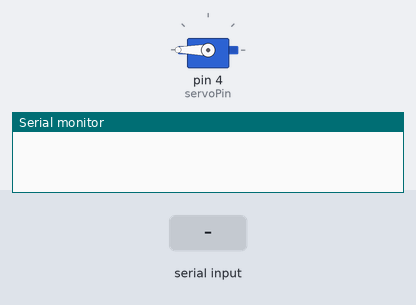
Recording of a sketch running on a simulated Arduino Uno, built with avr-gcc and run on an emulated ATmega328P. On the bench: servo, the last lines printed to the serial monitor. Inputs (shaded band) come from the test bench.

Above: at 1.2 s.
1.3 s: "1" received over Serial
At 2.6 s:
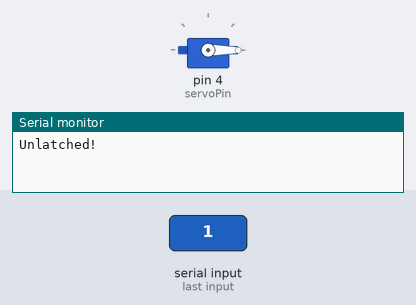
Timing chart, 0 to 4.3 s (numbered marks = the images above; inputs shaded):
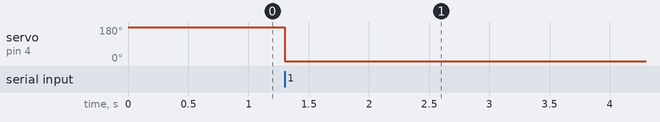

The sketch:

left_wheel.ino
```cpp
/* Servo motor with Arduino example code. Position and sweep. More info: https://www.makerguides.com/ */
// Include the servo library:
#include <Servo.h>

// Create a new servo object:
Servo myservo;

// Define the servo pin:
#define servoPin 4

// Servo
int angle = 0;
boolean latched = false;
int latch_angle = 270;
int unlatch_angle = 0;

// Communication
char incomingData = 0;
bool started= false;//True: Message is strated
bool ended   = false;//True: Message is finished
char incomingByte ; //Variable to store the incoming byte
char msg[3];    //Message - array from 0 to 2 (3 values - PWM - e.g. 240)
byte index;     //Index of array

void setup() {
  Serial.begin(9600);

  // Attach the Servo variable to a pin:
  myservo.attach(servoPin);

  myservo.write(latch_angle);
  latched = true;
}

void loop() {

  if (Serial.available() > 0) {
    incomingData = Serial.read();

    if (incomingData == '1') {
      if (latched) {
        myservo.write(unlatch_angle);
        latched = false;
        Serial.println("Unlatched!");
      }
      else {
        myservo.write(latch_angle);
        latched = true;
       Serial.println("Latched!");
      }
    }
  }
}
```

Measured:
- after the input at 1.3 s, servo on pin 4 (servoPin): 180° → 0° at once
